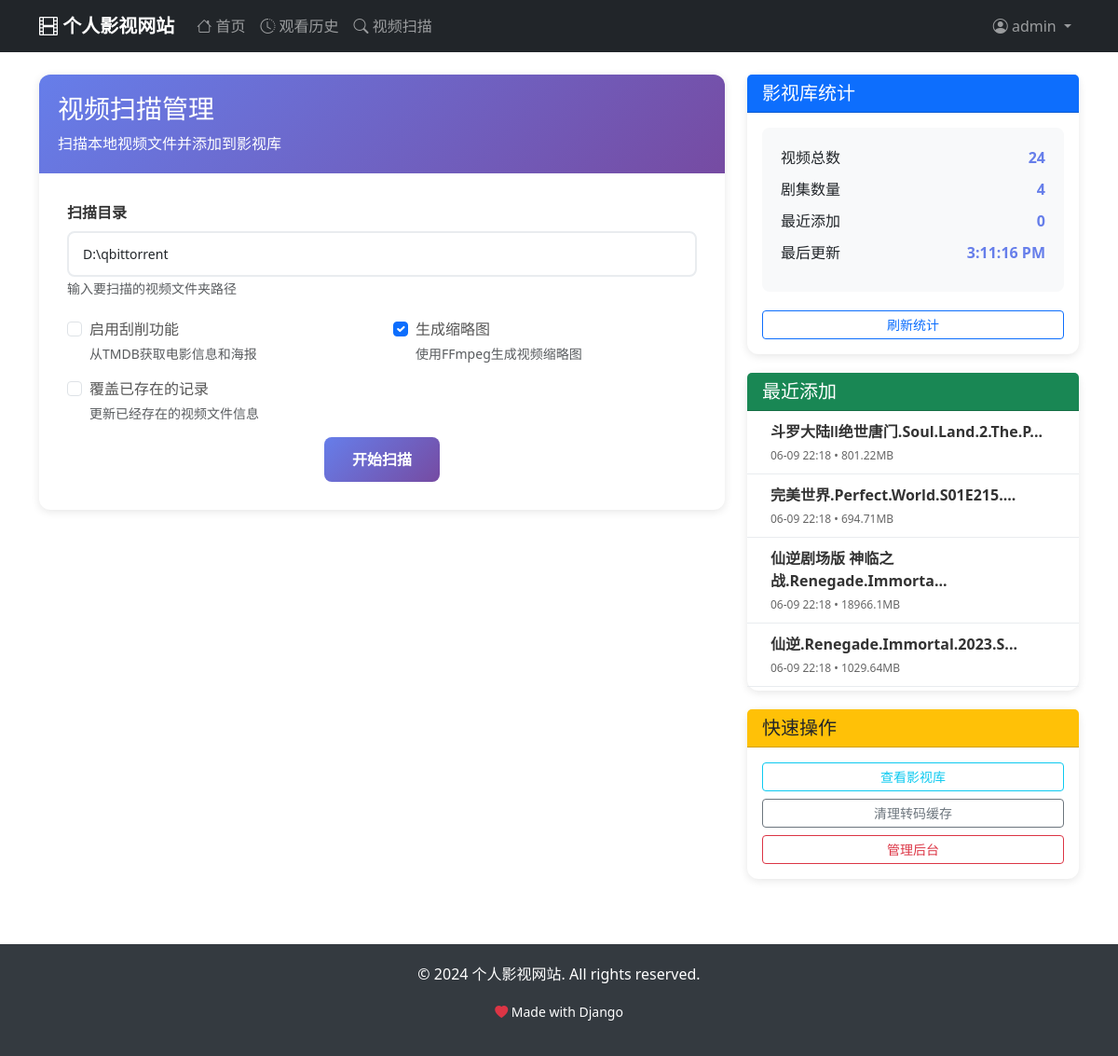
Before: /management/scan-videos/ (signed in) with the older database file.
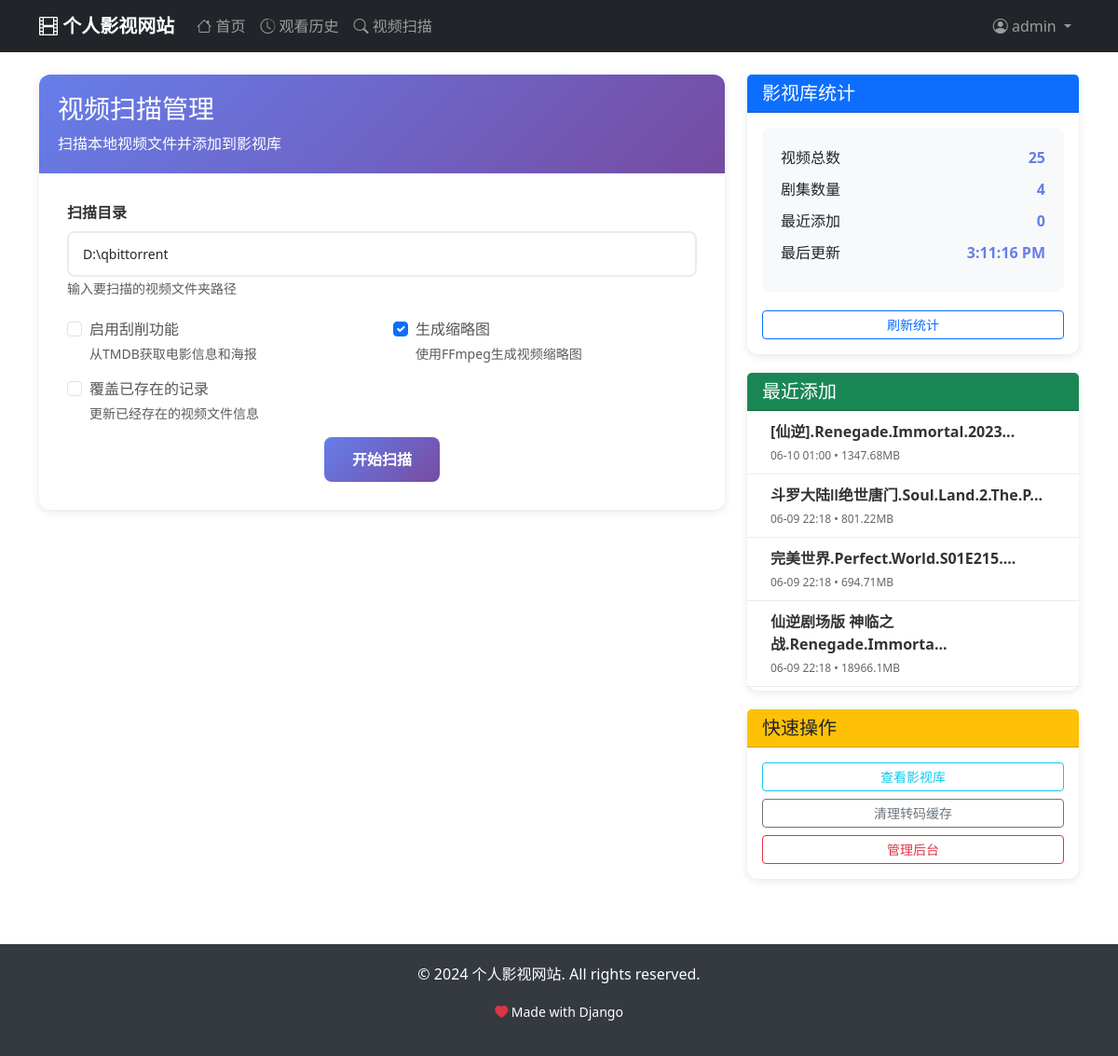
After: the same page with the newer database file.
### movies/models.py (models this page shows, shortened)
class Movie(models.Model):
    title = models.CharField(max_length=200, verbose_name='标题')
    original_title = models.CharField(max_length=200, blank=True, verbose_name='原始标题')
    file_path = models.CharField(max_length=500, unique=True, verbose_name='文件路径')
    file_size = models.BigIntegerField(verbose_name='文件大小(字节)')
    duration = models.DurationField(null=True, blank=True, verbose_name='时长')
    series = models.ForeignKey(Series, on_delete=models.CASCADE, related_name='movies', null=True, blank=True, verbose_name='所属剧集')
    episode_number = models.PositiveIntegerField(null=True, blank=True, verbose_name='集数')
    season_number = models.PositiveIntegerField(null=True, blank=True, verbose_name='季数')
    thumbnail = models.ImageField(upload_to='thumbnails/', null=True, blank=True, verbose_name='缩略图')
    poster_url = models.URLField(blank=True, verbose_name='海报URL')
    poster_image = models.ImageField(upload_to='episode_posters/', blank=True, null=True, verbose_name='剧集海报')
    description = models.TextField(blank=True, verbose_name='描述')
    genre = models.CharField(max_length=100, blank=True, verbose_name='类型')
    year = models.PositiveIntegerField(null=True, blank=True, verbose_name='年份')
    rating = models.DecimalField(max_digits=3, decimal_places=1, null=True, blank=True, verbose_name='评分')
    tmdb_id = models.IntegerField(null=True, blank=True, verbose_name='TMDB ID')
    imdb_id = models.CharField(max_length=20, blank=True, verbose_name='IMDB ID')
    created_at = models.DateTimeField(auto_now_add=True, verbose_name='创建时间')
    updated_at = models.DateTimeField(auto_now=True, verbose_name='更新时间')
    views = models.PositiveIntegerField(default=0, verbose_name='观看次数')
    class Meta:
        verbose_name = '影片'
        verbose_name_plural = '影片'
        ordering = ['series', 'season_number', 'episode_number', '-created_at']
    @property
    def file_size_mb(self):
        return round(self.file_size / (1024 * 1024), 2)

### movies/views.py (the view)
# urls.py: path('management/scan-videos/', views.scan_videos_page, name='scan_videos_page'),
@login_required
def scan_videos_page(request):
    if not request.user.is_superuser:
        messages.error(request, '只有管理员可以访问此页面')
        return redirect('index')
    context = {
        'total_movies': Movie.objects.count(),
        'total_series': Series.objects.count(),
        'recent_movies': Movie.objects.order_by('-created_at')[:5],
    }
    return render(request, 'movies/scan_videos.html', context)

### templates/movies/scan_videos.html (shortened to what the changed rows need)
{% extends 'base.html' %}
{% block content %}
<div class="container my-4">
    <div class="row">
        <div class="col-lg-4">
            <div class="card scan-card">
                <div class="card-body">
                    <div class="status-card">
                        <div class="status-item">
                            <span> 视频总数</span>
                            <span class="status-value" id="totalMovies">{{ total_movies }}</span>
                        </div>
                    </div>
                </div>
            </div>
            <div class="card scan-card">
                <div class="card-body p-0">
                    <div class="recent-movies">
                        {% for movie in recent_movies %}
                        <div class="movie-item">
                            <div class="movie-info">
                                <div class="movie-title">{{ movie.title|truncatechars:30 }}</div>
                                <div class="movie-meta">
                                    {{ movie.created_at|date:"m-d H:i" }}
                                    {% if movie.file_size_mb %}
                                    • {{ movie.file_size_mb }}MB
                                    {% endif %}
                                </div>
                            </div>
                        </div>
                        {% empty %}
                        <div class="text-center p-3 text-muted">
                            <i class="fas fa-inbox"></i><br>
                            暂无最近添加的视频
                        </div>
                        {% endfor %}
                    </div>
                </div>
            </div>
        </div>
    </div>
</div>
{% endblock %}

Changed rows visible on the page:
no longer on this page (row unchanged): Movie: title "仙逆.Renegade.Immortal.2023.S...", created_at "06-09 22:18", file_size_mb "1029.64"
added Movie: title "[仙逆].Renegade.Immortal.2023...", created_at "06-10 01:00", file_size_mb "1347.68"
Other visible differences:
{{ total_movies }}: "24" → "25"
